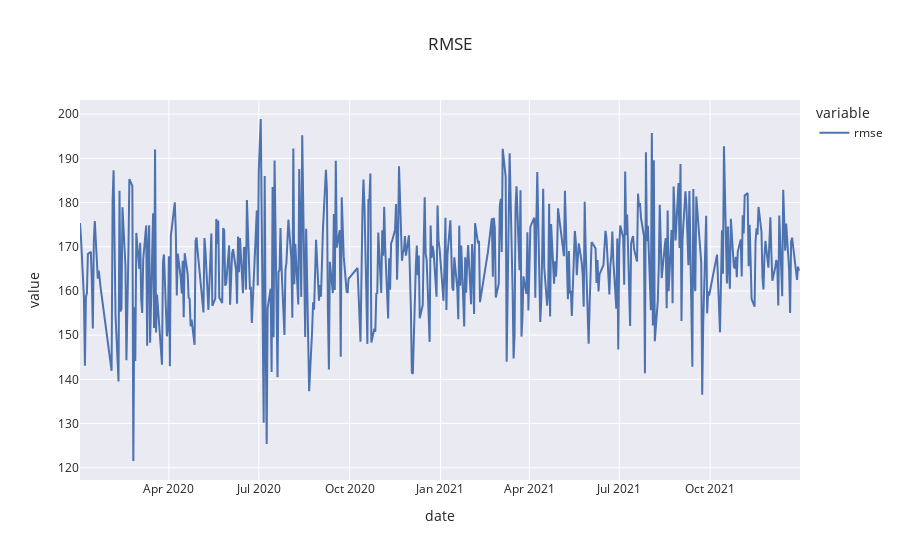

This figure's notebook cell:
### Code cell
import plotly.express as px
fig = px.line(rmse_df, y=["rmse"], 
            #   x="lifeExp", 
              title='RMSE',
              template="seaborn",
              )
fig.show()

### Figure 1 — Plotly figure (JSON) as saved in the notebook; plotly's stock layout.template omitted (floating-point values rounded to 4 significant figures; data arrays with more than 128 entries replaced by an {"elided": "..."} marker saying what was removed)
{"data": [{"hovertemplate": "variable=rmse<br>date=%{x}<br>value=%{y}<extra></extra>", "legendgroup": "rmse", "line": {"color": "rgb(76,114,176)", "dash": "solid"}, "marker": {"symbol": "circle"}, "mode": "lines", "name": "rmse", "orientation": "v", "showlegend": true, "type": "scatter", "x": {"elided": "486 str values"}, "xaxis": "x", "y": {"elided": "486 float values"}, "yaxis": "y"}], "layout": {"legend": {"title": {"text": "variable"}, "tracegroupgap": 0}, "title": {"text": "RMSE"}, "xaxis": {"anchor": "y", "domain": [0, 1], "title": {"text": "date"}}, "yaxis": {"anchor": "x", "domain": [0, 1], "title": {"text": "value"}}}}
